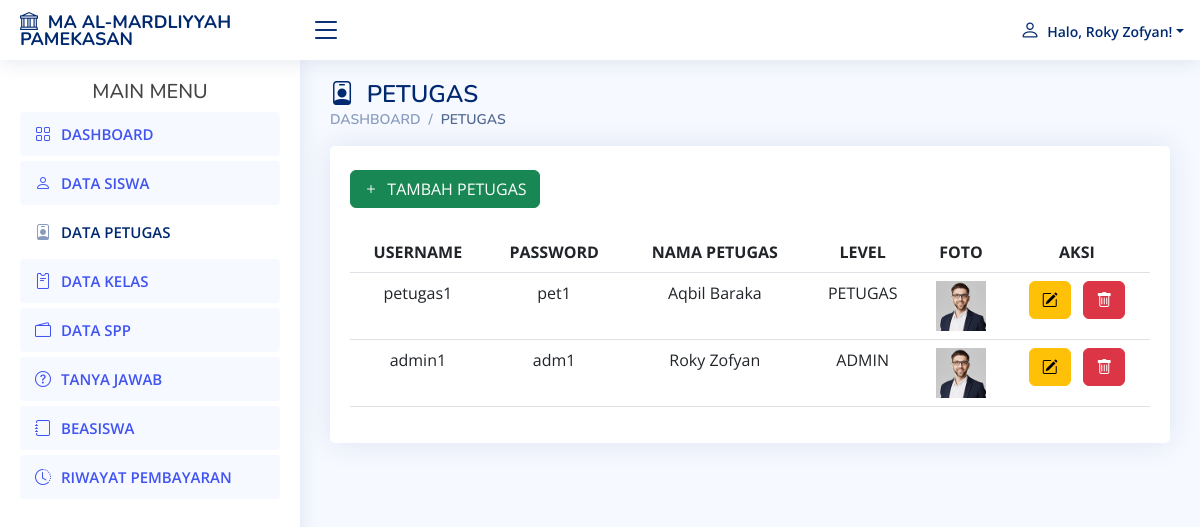
/admin/petugas.php (signed in), run on the app's committed database.
### tables this page shows
CREATE TABLE `petugas` (
  `id_petugas` int(11) NOT NULL,
  `username` varchar(25) NOT NULL,
  `password` varchar(32) NOT NULL,
  `nama_petugas` varchar(35) NOT NULL,
  `level` enum('admin','petugas') NOT NULL,
  `foto` varchar(255) NOT NULL
);

### admin/petugas.php (the view, shortened to what this page needs)
<?php
require "../db.php";
?>
<!DOCTYPE html>
<html lang="en">
    <head>
        <?php include 'aset.php' ?>
    </head>
    <body>
        <?php require "atas.php"; ?>
        <?php require "menu.php"; ?>
        <main id="main" class="main">
            <div class="pagetitle">
                <h1><i class="bi bi-person-badge"></i>&nbsp; PETUGAS</h1>
                <nav>
                    <ol class="breadcrumb">
                        <li class="breadcrumb-item"><a href="index.php">DASHBOARD</a></li>
                        <li class="breadcrumb-item active">PETUGAS</li>
                    </ol>
                </nav>
            </div>
            <section class="section">
                <div class="row">
                    <div class="col-lg-12">
                        <div class="card">
                            <div class="card-body">
                            <br>
                                <button type="button" class="btn btn-success" data-bs-toggle="modal" data-bs-target="#tambahData"><i class="bi bi-plus"></i>&nbsp; TAMBAH PETUGAS</button>
                                <br><br>
                                <table class="table datatable">
                                    <tr>
                                        <th><center>USERNAME</center></th>
                                        <th><center>PASSWORD</center></th>
                                        <th><center>NAMA PETUGAS</center></th>
                                        <th><center>LEVEL</center></th>
                                        <th><center>FOTO</center></th>
                                        <th><center>AKSI</center></th>
                                    </tr>
                                    <?php
                                    $sql = mysqli_query($kon, "SELECT * FROM petugas ORDER BY id_petugas DESC");
                                    while ($gb = mysqli_fetch_array($sql))
                                    {
                                    ?>
                                    <tr class="text-center">
                                        <td><?= $gb["username"] ?></td>
                                        <td><?= $gb["password"] ?></td>
                                        <td><?= $gb["nama_petugas"] ?></td>
                                        <td><?= strtoupper($gb["level"]) ?></td>
                                        <td><img src="../uploads/<?= $gb["foto"] ?>" alt="<?= $gb["nama_petugas"] ?>" style="width: 50px; height: 50px; object-fit: cover;"></td>
                                        <td>
                                            <button type="button" data-bs-toggle="modal" data-bs-target="#editData<?= $gb["id_petugas"] ?>" class="btn btn-warning"><i class="bi bi-pencil-square"></i></button>
                                            <button type="button" data-bs-toggle="modal" data-bs-target="#hapusData<?= $gb["id_petugas"] ?>" class="btn btn-danger"><i class="bi bi-trash"></i></button>
                                        </td>
                                    </tr>
                                    <?php } ?>
                                </table>
                            </div>
                        </div>
                    </div>
                </div>
            </section>
        </main>
    </body>
</html>

### admin/atas.php (shortened to what this page needs)
<header id="header" class="header fixed-top d-flex align-items-center">
    <div class="d-flex align-items-center justify-content-between">
      <a href="index.php" class="logo d-flex align-items-center">
        <span class="d-none d-lg-block" style="font-size: 18px;"><i class="bi bi-bank"></i>&nbsp; MA AL-MARDLIYYAH PAMEKASAN</span>
      </a>
      <i class="bi bi-list toggle-sidebar-btn"></i>
    </div>
    <nav class="header-nav ms-auto">
      <ul class="d-flex align-items-center">
        <li class="nav-item dropdown pe-3">
          <a class="nav-link nav-profile d-flex align-items-center pe-0" href="#" data-bs-toggle="dropdown">
          <?php
            require "../db.php";
            $nisn = $_SESSION["admin"];
            $query = "SELECT nama_petugas FROM petugas WHERE id_petugas = ?";
            $stmt = mysqli_prepare($kon, $query);
            mysqli_stmt_bind_param($stmt, "s", $nisn);
            mysqli_stmt_execute($stmt);
            $result = mysqli_stmt_get_result($stmt);
            $row = mysqli_fetch_assoc($result);
            if ($row) {
                $nama_petugas = $row['nama_petugas'];
            } else {
                $nama_petugas = 'Petugas Tidak Ditemukan';
            }
            ?>            <span class="d-none d-md-block dropdown-toggle ps-2"><i style="font-size: 20px" class="bi bi-person"></i>&nbsp; Halo, <?= htmlspecialchars($nama_petugas) ?>!</span>
          </a>
        </li>
      </ul>
    </nav>
  </header>

### assets/css/style.css (style rules this page uses)
:root { scroll-behavior: smooth; }
body { font-family: "Open Sans", sans-serif; background: #f6f9ff; color: #444444; }
a { color: #4154f1; text-decoration: none; }
h1, h2, h3, h4, h5, h6 { font-family: "Nunito", sans-serif; }
#main { margin-top: 60px; padding: 20px 30px; transition: all 0.3s; }
.pagetitle { margin-bottom: 10px; }
.pagetitle h1 { font-size: 24px; margin-bottom: 0; font-weight: 600; color: #012970; }
.card { margin-bottom: 30px; border: none; border-radius: 5px; box-shadow: 0px 0 30px rgba(1, 41, 112, 0.1); }
.card-body { padding: 0 20px 20px 20px; }
.breadcrumb { font-size: 14px; font-family: "Nunito", sans-serif; color: #899bbd; font-weight: 600; }
.breadcrumb a { color: #899bbd; transition: 0.3s; }
.breadcrumb .breadcrumb-item::before { color: #899bbd; }
.breadcrumb .active { color: #51678f; font-weight: 600; }
.logo { line-height: 1; }
@media (min-width: 1200px) { .logo { width: 280px; } }
.logo span { font-size: 26px; font-weight: 700; color: #012970; font-family: "Nunito", sans-serif; }
.header { transition: all 0.5s; z-index: 997; height: 60px; box-shadow: 0px 2px 20px rgba(1, 41, 112, 0.1); background-color: #fff; padding-left: 20px; }
.header .toggle-sidebar-btn { font-size: 32px; padding-left: 10px; cursor: pointer; color: #012970; }
.header-nav ul { list-style: none; }
.header-nav>ul { margin: 0; padding: 0; }
.header-nav .nav-profile { color: #012970; }
.header-nav .nav-profile span { font-size: 14px; font-weight: 600; }
@media (min-width: 1200px) { #main, #footer { margin-left: 300px; } }

### data on the page
petugas: nama_petugas "Roky Zofyan", username "admin1", password "adm1", level "ADMIN", foto (picture)
petugas: username "petugas1", password "pet1", nama_petugas "Aqbil Baraka", level "PETUGAS", foto (picture)
